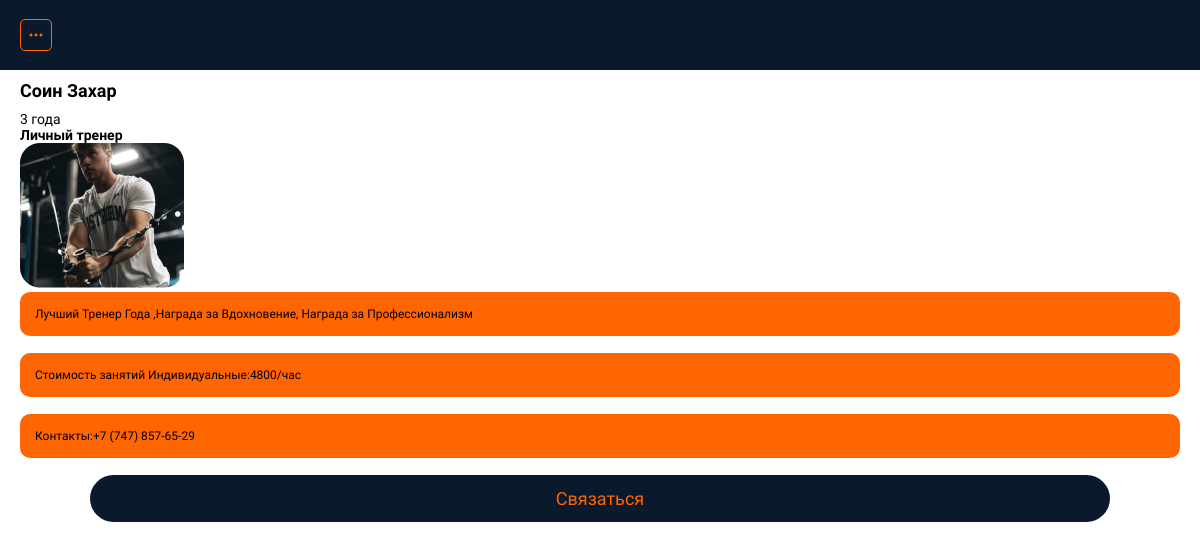
The page /treners/detail1 (signed in) on the database its author committed.
### fitnes_app/models.py (models this page shows, shortened)
class Trener(models.Model):
    foto= models.ImageField(upload_to='images/', null=True, blank=True)
    first_name =models.CharField("ФИО тренера", max_length=255)
    category=models.ForeignKey(Category, on_delete= models.CASCADE, verbose_name="Выберите категорию")
    det_title= models.CharField("Опыт работы", max_length=100)
    specialization= models.CharField("Специализация", max_length=100)
    describing_trener=models.CharField("Награды", max_length=255, default="Не указано")
    lessons_tren=models.CharField("Цена занятий", max_length=255,default="Не указано")
    contact=models.CharField("Контакты", max_length=30, default="Не указано")
    class Meta:
        verbose_name="Тренер"
        verbose_name_plural="Тренера"

### fitnes_app/views.py (the view)
# urls.py: path('treners/detail<int:pk>', views.trener_detail_page, name='trener_detail_page'),
def trener_detail_page(request, pk):
    trener= get_object_or_404(Trener, pk=pk)
    context = {
        'trener': trener
    }
    return render(request, "./trener_detail.html", context)

### fitnes_app/templates/trener_detail.html (shortened to what this page needs)
{% extends 'base.html' %}
{% load static %}
{% block content %}
{% if user.is_authenticated %}
<section class="trener-card">
    <div class="container">
        <h2 class="tren-card__tit">{{ trener.first_name }}</h2>
        <h4 class="tren-card__opit">{{trener.det_title}}</h4>
        <h4 class="tren-card__item">{{trener.specialization}}</h4>
        <div class="tren-card__descrption">
            <img src="{{ trener.foto.url }}" alt="">
            <p class="describing-trener">{{trener.describing_trener}}</p>
            <h3 class="lessons-tren">Стоимость занятий
                Индивидуальные:{{trener.lessons_tren}}</h3>
            <h3 class="contact-tren">Контакты:{{trener.contact}}</h3>
            <a href="#" class="dark-btn">Связаться</a>
        </div>
    </div>
</section>
{% endif %}
{% endblock %}

### fitnes_app/static/css/style.css (style rules this page uses)
* { padding: 0; margin: 0; box-sizing: border-box; font-family: "Tektur", sans-serif; }
:root { --orange: #FF6500; --blue: #1E3E62; --deep: #0B192C; --dark: #000000; --dark-orange: #D05200; --white: #FFFFFF; }
.container { margin-left: 20px; margin-right: 20px; }
.describing-trener { display: flex; align-items: center; background-color: var(--orange); padding: 15px; border-radius: 10px; margin-bottom: 17px; font-size: 12px; font-weight: 400; }
.lessons-tren { display: flex; align-items: center; background-color: var(--orange); padding: 15px; border-radius: 10px; margin-bottom: 17px; font-size: 12px; font-weight: 400; }
.contact-tren { display: flex; align-items: center; background-color: var(--orange); padding: 15px; border-radius: 10px; margin-bottom: 17px; font-size: 12px; font-weight: 400; }
.tren-card__tit { font-size: 18px; font-weight: 700; color: var(--dark); margin: 10px 0; }
.tren-card__opit { font-size: 14px; font-weight: 400; color: var(--dark); }
.tren-card__item { font-size: 14px; font-weight: 700; color: var(--dark); }
.dark-btn { font-size: 18px; text-decoration: none; margin: 5px 0; background-color: var(--deep); color: var(--orange); padding: 13px 0; border-radius: 30px; transition: 0.3s ease-in-out; display: flex; flex-direction: column; align-items: center; text-align: center; margin: 5px 70px; }

### rows shown on the page
Trener: first_name "Соин Захар", det_title "3 года", specialization "Личный тренер", foto (picture), describing_trener "Лучший Тренер Года ,Награда за Вдохновение, Награда за Профессионализм", lessons_tren "4800/час", contact "+7 (747) 857-65-29"
